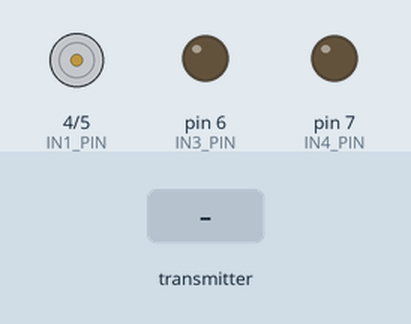
The sketch below on a simulated Arduino Nano, built with avr-gcc and run on an emulated ATmega328P. Shown: motor-driver pin pairs drawn as motors (green arrow = first pin HIGH = forward, orange = second pin HIGH = backward, longer = more drive, scaled by the enable pin), output pins drawn as LEDs (lit = HIGH). The inputs (shaded band) are chosen by the test bench. No radio packets arrive unless stated.

Above: at 1.2 s.
1.3 s: the transmitter starts sending ch1 = 0
At 2.3 s:
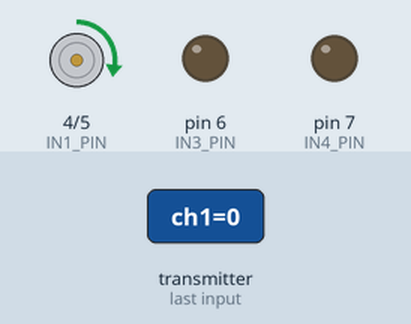
2.8 s: the transmitter starts sending ch1 = 255
At 3.5 s:
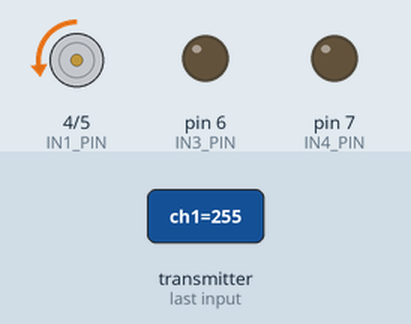
4.3 s: the transmitter starts sending ch1 = 64
At 4.6 s:
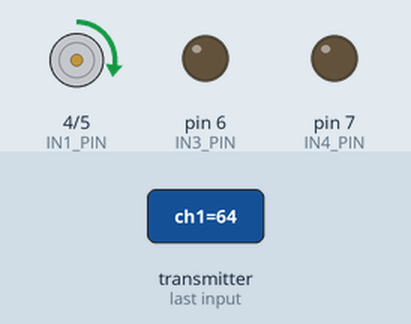
5.8 s: the transmitter starts sending ch1 = 128
At 6.9 s:
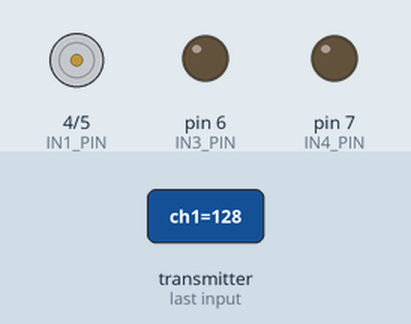
Timing chart, 0 to 8.3 s (numbered marks = the images above; inputs shaded):
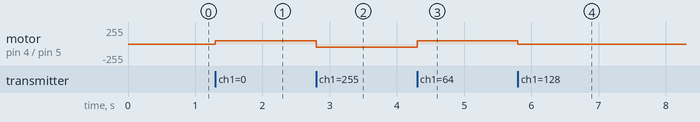

The sketch:

receiver.ino
```cpp
/*
 *  Radio Controlled Car project made by Marek Mikulski
 *
    moduł bezprzewodowy NRF24 -> NANO

    GND    ->   GND
    Vcc    ->   3.3V
    CE     ->   D9
    CSN    ->   D10
    CLK    ->   D13
    MOSI   ->   D11
    MISO   ->   D12

This code receive 1 channels and prints the value on the serial monitor
*/

#define TEST 0  /* 1 - pozwolisz na wykonanie dodatkowych instrukcji pomagających w testach (wyświetlanie stanu na serial
                        monitorze itp.)
                   0 - brak testowych instrukcji
                */

#include <SPI.h>
#include <nRF24L01.h>
#include <RF24.h>

#define ENABLE12_PWM_PIN 3 // 1,5V do zasilanie sterujacego silnika
#define IN1_PIN 4 // 1 silnik (naped)
#define IN2_PIN 5 // 1 silnik (naped)
#define IN3_PIN 6 // 2 silnik (sterowanie)
#define IN4_PIN 7 // 2 silnik (sterowanie)


const uint64_t pipeIn = 0xE8E8F0F0E1LL;     //this code has to be the same in both transmitter and receiver
RF24 radio(9, 10);  //CSN and CE pins

// The sizeof this struct should not exceed 32 bytes
struct Received_data {
  byte ch1; // zmienna opisująca skręt ( wychylenie gałki potencjometra )
  byte ch2; // napędowa zmienna ( 0 = stop; 1 = jedź_przód; -1 = jedź_tył )
};

int ch1_value = 127;
int ch2_value = 0;
Received_data received_data;


/**************************************************/

void setup()
{
  #if TEST == 1
  Serial.begin(9600);
  #endif
  //We reset the received values
  received_data.ch1 = 127;
  received_data.ch2 = 0;

  //Once again, begin and radio configuration
  radio.begin();
  radio.setAutoAck(false);
  radio.setDataRate(RF24_250KBPS);
  radio.openReadingPipe(1,pipeIn);

  //We start the radio comunication
  radio.startListening();

  pinMode(IN1_PIN, OUTPUT);   // wyjścia silnika napędowego
  pinMode(IN2_PIN, OUTPUT);   // wyjścia silnika napędowego
  pinMode(IN3_PIN, OUTPUT);   // wyjścia silnika skręcającego
  pinMode(IN4_PIN, OUTPUT);   // wyjścia silnika skręcającego
  pinMode(ENABLE12_PWM_PIN, OUTPUT);
  analogWrite (ENABLE12_PWM_PIN, 50); /* 77 to mniej wiecej 1,5V (sprawdź inne wartości, od 0 do 255)
                                        zmienna odpowiadająca za szybkość skręcania                      */
}

// -------------------------------------------------

unsigned long last_Time = 0;

//We create the function that will read the data every time
void receive_the_data()
{
  while ( radio.available() ) {
  radio.read(&received_data, sizeof(Received_data));
  last_Time = millis(); //Here we receive the data
}
}

// -------------------------------------------------

void loop()
{
  //Receive the radio data
  receive_the_data();

  ch1_value = map(received_data.ch1,0,255,0,255);
  ch2_value = received_data.ch2;
  if(ch2_value == 5){
    #if TEST == 1
    Serial.println("jazda do przodu");
    #endif
    digitalWrite(IN4_PIN, LOW);
    digitalWrite(IN3_PIN, HIGH);
  }
  else if(ch2_value == 10){
    #if TEST == 1
    Serial.println("jazda do tyłu");
    #endif
    digitalWrite(IN3_PIN, LOW);
    digitalWrite(IN4_PIN, HIGH);
  }
  else{
    #if TEST == 1
    Serial.println("silnik wyłączony");
    #endif
    digitalWrite(IN3_PIN, LOW);
    digitalWrite(IN4_PIN, LOW);
  }

  #if TEST == 1
  Serial.println(ch1_value);
  #endif

  if(ch1_value < 120){
    #if TEST == 1
    Serial.println("skręca w lewo");
    #endif
    digitalWrite(IN2_PIN, LOW);
    digitalWrite(IN1_PIN, HIGH);
  }
  else if(ch1_value > 134){
    #if TEST == 1
    Serial.println("skręca w prawo");
    #endif
    digitalWrite(IN1_PIN, LOW);
    digitalWrite(IN2_PIN, HIGH);
  }
  else{
    #if TEST == 1
    Serial.println("nie skręca");
    #endif
    digitalWrite(IN1_PIN, LOW);
    digitalWrite(IN2_PIN, LOW);
  }
  #if TEST == 1
  delay(500); // używaj delay przy obserwacji działania na serial monitorze
  #endif
}
```

Measured:
- after the input at 1.3 s, motor on pin 4 (IN1_PIN) / pin 5 (IN2_PIN): stopped → forward 50/255 at once
- after the input at 2.8 s, motor on pin 4 (IN1_PIN) / pin 5 (IN2_PIN): forward 50/255 → backward 50/255 at once
- after the input at 4.3 s, motor on pin 4 (IN1_PIN) / pin 5 (IN2_PIN): backward 50/255 → forward 50/255 at once
- after the input at 5.8 s, motor on pin 4 (IN1_PIN) / pin 5 (IN2_PIN): forward 50/255 → stopped at once
